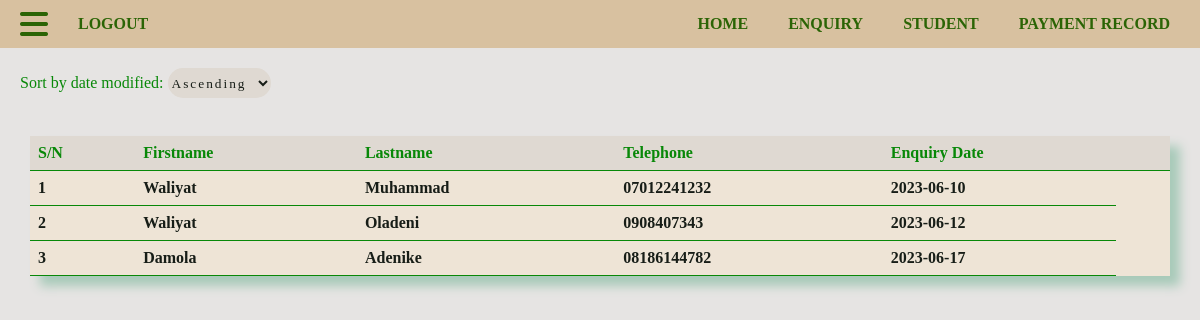
Screenshot of /StudMgtSys/enquiry.php (signed in) with the database file from the repository.
### tables this page shows
CREATE TABLE IF NOT EXISTS `enquiry` (
  `firstname` varchar(100) NOT NULL,
  `lastname` varchar(100) NOT NULL,
  `tel_no` varchar(11) NOT NULL,
  `enq_date` date NOT NULL
);

### StudMgtSys/enquiry.php (the view, shortened to what this page needs)
<html lang="en">
    <head>
        <link rel="stylesheet" href="css/enquiry.css">
        <link rel="stylesheet" href="fontawesome/fontawesome-free-6.4.0-web/css/fontawesome.css">
        <link rel="stylesheet" href="fontawesome/fontawesome-free-6.4.0-web/css/solid.css">
    </head>
    <body>
        <?php include 'inc/navbar.php'; ?>
        <div class="date">
            <label for="date">Sort by date modified:</label>
            <select name="date" id="date">
                <option value="ASC">Ascending</option>
            </select><br><br>
        </div>
        <div id="recordTable">
            <?php
            include 'inc/database_conn.php';
            ?>
            <div class = "table">
                <table>
                    <tr>
                        <th>S/N</th>
                        <th>Firstname</th>
                        <th>Lastname</th>
                        <th>Telephone</th>
                        <th>Enquiry Date</th>
                        <th></th>
                    </tr>
                    <?php
                    $sql = "SELECT firstname, lastname, tel_no, enq_date FROM enquiry";
                    $data = $conn->query($sql);
                    if ($data){
                        if ($data -> num_rows > 0){
                            $sn = 1;
                            while($row = $data->fetch_assoc()){
                    ?>
                    <tr>
                        <td><?php echo $sn ; ?></td>
                        <td><?php echo $row["firstname"] ; ?></td>
                        <td><?php echo $row["lastname"] ; ?></td>
                        <td><?php echo $row["tel_no"] ; ?></td>
                        <td><?php echo $row["enq_date"] ; ?></td>
                    </tr>
                    <?php
                    $sn++;
                            }
                        }
                    }
                    ?>
                </table>
            </div>
        </div>
    </body>
</html>

### StudMgtSys/css/enquiry.css (style rules this page uses)
body { margin: 0; padding: 0; background-color: rgb(230, 228, 227); }
#recordTable { margin-right: 30px; margin-left: 30px; }
table { width: 100%; border-collapse: collapse; margin-top: 20px; color: #171d17; background-color: rgb(238, 228, 214); font-weight: bolder; box-shadow: #a8cab9 10px 10px 10px 0px }
th { color: #088808; }
th, td { width: 5px; padding: 8px; text-align: left; border-bottom: 1px solid #088808; }
td { overflow: hidden; white-space: nowrap; text-overflow: ellipsis; }
th { background-color: rgb(223, 217, 210); }
select { border-radius: 20px; width: fit-content; height: 30px; color: #171d17; background-color: rgb(223, 217, 210); border: none; font-family:Georgia, 'Times New Roman', Times, serif; letter-spacing: 2px; }
option { border-radius: 20px; width: fit-content; background-color: #088808; color: rgb(223, 217, 210); border: 2px solid #088808; font-family:Georgia, 'Times New Roman', Times, serif; letter-spacing: 2px; }
.date { color: #088808; margin-top: 20px; margin-left: 20px; }

### rows the page displays
enquiry: firstname "Waliyat", lastname "Muhammad", tel_no "07012241232", enq_date "2023-06-10"
enquiry: firstname "Waliyat", lastname "Oladeni", tel_no "0908407343", enq_date "2023-06-12"
enquiry: firstname "Damola", lastname "Adenike", tel_no "08186144782", enq_date "2023-06-17"
